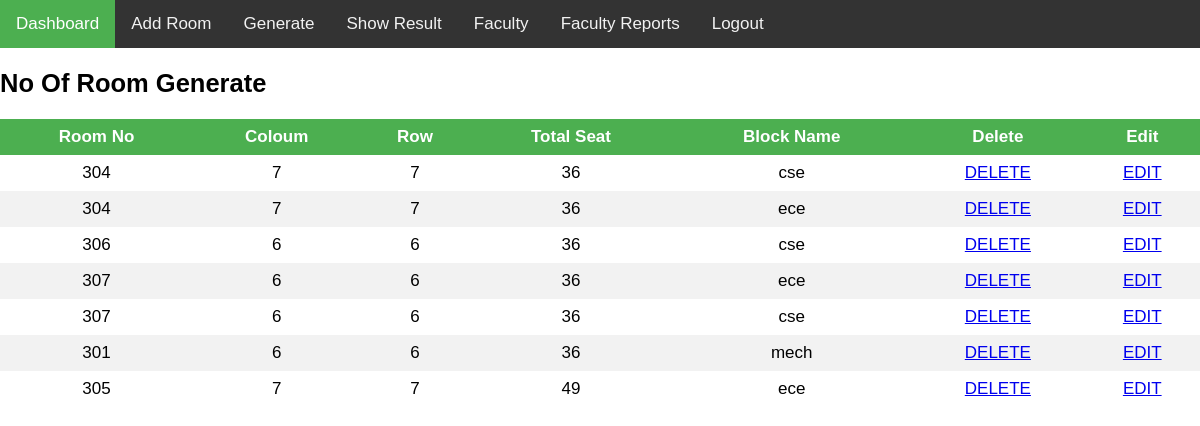
The page /admin on the database its author committed.
### tables this page shows
CREATE TABLE room(room_no integer(10), col integer(10), row integer(10), seat integer(10), block_name text);

### flask_app.py (the view)
@app.route("/admin")
def admin():
    myconn = sqlite3.connect("room_details.db")
    with myconn:
        cursor = myconn.cursor()
        cursor.execute(
            "CREATE TABLE IF NOT EXISTS room(room_no integer(10), col integer(10), row integer(10), seat integer(10), block_name text)")
        data = cursor.execute("SELECT * FROM room")
        data = cursor.fetchall()
    return render_template("admin.html", data=data)

### templates/admin.html (shortened to what this page needs)
<!DOCTYPE html>
<html>
<head>
  <link rel="stylesheet" type="text/css" href="/static/homee.css">
</head>
<body>
  <div class="topnav">
    <a class="active" href="/admin">Dashboard</a>
    <a href="/addroom">Add Room</a>
    <a href="/Generate">Generate</a>
    <a href="/result">Show Result</a>
    <a href="/faculty">Faculty</a>
    <a href="/faculty_reports">Faculty Reports</a>
    <a href="/login">Logout</a>
  </div>
  <div>
    <h2>No Of Room Generate</h2>
    <table id="example" class="display" cellspacing="0" width="100%">
      <thead>
        <tr>
          <th style="text-align: center;">Room No</th>
          <th style="text-align: center;">Coloum</th>
          <th style="text-align: center;">Row</th>
          <th style="text-align: center;">Total Seat</th>
          <th style="text-align: center;">Block Name</th>
          <th style="text-align: center;">Delete</th>
          <th style="text-align: center;">Edit</th>
        </tr>
      </thead>
      {% for row in data %}
      <tr>
        {% for d in row %}
        <td style="text-align: center;">{{d}}</td>
        {% endfor %}
        <td style="text-align: center;"><a href="/delete/{{row[0]}}/{{row[4]}}">DELETE</a></td>
        <td style="text-align: center;"><a href="/edit/{{row[0]}}">EDIT</a></td>
      </tr>
      {% endfor %}
    </table>
  </div>
</body>
</html>

### static/homee.css (style rules this page uses)
body { margin: 0; font-family: Arial, Helvetica, sans-serif; }
.topnav { overflow: hidden; background-color: #333; }
.topnav a { float: left; color: #f2f2f2; text-align: center; padding: 14px 16px; text-decoration: none; font-size: 17px; }
.topnav a.active { background-color: #4CAF50; color: white; }
.active, .dot:hover { background-color: #717171; }
* { box-sizing: border-box; }
body { font-family: Arial; font-size: 17px; }
.topnav { background-color: #333; overflow: hidden; }
html { box-sizing: border-box; }
*, *:before, *:after { box-sizing: inherit; }
table { width: 100%; border-collapse: separate; }
th, td { text-align: left; padding: 8px; }
tr:nth-child(even) { background-color: #f2f2f2 }
th { background-color: #4CAF50; color: white; }

### templates/admin.html (style rules this page uses)
body { margin: 0; font-family: Arial, Helvetica, sans-serif; }
.topnav { overflow: hidden; background-color: #333; }
.topnav a { float: left; color: #f2f2f2; text-align: center; padding: 14px 16px; text-decoration: none; font-size: 17px; }
.topnav a.active { background-color: #4CAF50; color: white; }

### rows shown on the page
room: room_no "304", row "7" "7" "36", block_name "cse"
room: room_no "304", row "7" "7" "36", block_name "ece"
room: room_no "306", row "6" "6" "36", block_name "cse"
room: room_no "307", row "6" "6" "36", block_name "ece"
room: room_no "307", row "6" "6" "36", block_name "cse"
room: room_no "301", row "6" "6" "36", block_name "mech"
room: room_no "305", row "7" "7" "49", block_name "ece"
